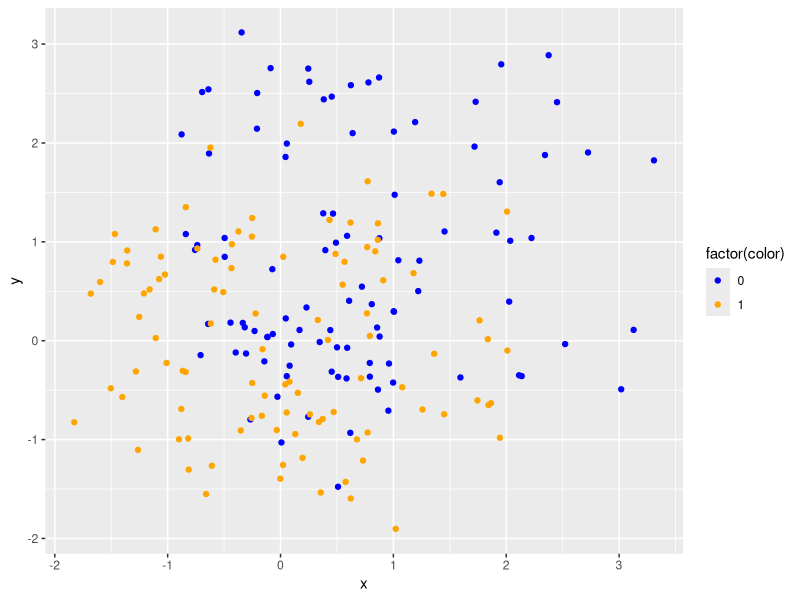
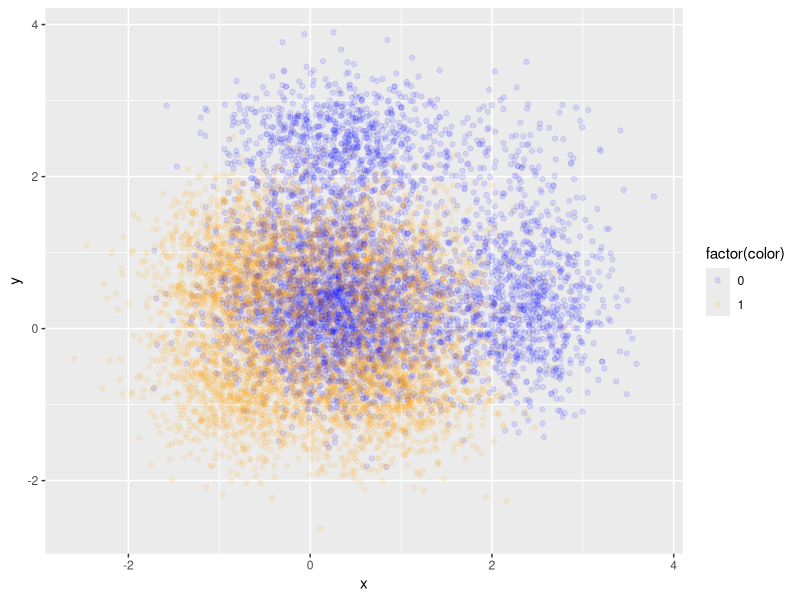

Write the R code that produced these figures, in order.
## ---- chunk 1
library(tidyverse)
library(mvtnorm)
library(caret)
## ---- chunk 2
orange_centers <- tibble(x = rnorm(10, 0, 1), y = rnorm(10, 1, 1))
blue_centers <- tibble(x = rnorm(10, 1, 1), y = rnorm(10, 0, 1))
## ---- chunk 3
orange_matrix <- matrix(, nrow = 100, ncol = 3)
blue_matrix <- matrix(,nrow = 100, ncol = 3)

for (i in 1:100) {
  rand_blue <- sample(1:10)
  rand_orange <- sample(1:10)
  
  blue_center <- c(blue_centers$x[rand_blue], blue_centers$y[rand_blue])
  orange_center <- c(orange_centers$x[rand_orange], orange_centers$y[rand_orange])
  
  blue_point <- rnorm(2, mean = blue_center, sd = sqrt(1/5))
  orange_point <- rnorm(2, mean = orange_center, sd = sqrt(1/5))
  
  blue_matrix[i, ] <- c(blue_point, 0)
  orange_matrix[i, ] <- c(orange_point, 1)
}

colnames(blue_matrix) <- c("x", "y", "color")
colnames(orange_matrix) <- c("x", "y", "color")

blue <- as_tibble(blue_matrix)
orange <- as_tibble(orange_matrix)

training <- rbind(blue, orange)
## ---- chunk 4
ggplot(data = training) +
  geom_point(mapping = aes(x = x, y = y, color = factor(color))) +
  scale_color_manual(values = c("0" = "blue", "1" = "orange"))
## ---- chunk 5
test_orange_matrix <- matrix(, nrow = 5000, ncol = 3)
test_blue_matrix <- matrix(,nrow = 5000, ncol = 3)

for (i in 1:5000) {
  rand_blue <- sample(1:10)
  rand_orange <- sample(1:10)
  
  blue_center <- c(blue_centers$x[rand_blue], blue_centers$y[rand_blue])
  orange_center <- c(orange_centers$x[rand_orange], orange_centers$y[rand_orange])
  
  blue_point <- rnorm(2, mean = blue_center, sd = sqrt(1/5))
  orange_point <- rnorm(2, mean = orange_center, sd = sqrt(1/5))
  
  test_blue_matrix[i, ] <- c(blue_point, 0)
  test_orange_matrix[i, ] <- c(orange_point, 1)
}

colnames(test_blue_matrix) <- c("x", "y", "color")
colnames(test_orange_matrix) <- c("x", "y", "color")

blue <- as_tibble(test_blue_matrix)
orange <- as_tibble(test_orange_matrix)

testing <- rbind(blue, orange)
## ---- chunk 6
ggplot(data = testing) +
  geom_point(mapping = aes(x = x, y = y, color = factor(color)), alpha = 0.1) +
  scale_color_manual(values = c("0" = "blue", "1" = "orange"))
## ---- chunk 7
list_ks = c(1, 2, 3, 4, 5, 10, 20, 35, 50, 100, 125, 150)
training_frame = as.data.frame(training)
testing_frame = as.data.frame(testing)

errors = tibble(k = list_ks, train_error = 0, test_error = 0)

for (k in list_ks) {
  knn_model <- train(
    as.factor(color) ~ x + y,
    data = training_frame,
    method = "knn",
    tuneGrid = expand.grid(k = k)
  )
  
  knn_test <- predict(knn_model, newdata = testing_frame)
  
  errors$train_error[errors$k == k] <- 1 - knn_model$results$Accuracy
  errors$test_error[errors$k == k] <- 1 - sum(knn_test == testing_frame$color) / 10000
}
